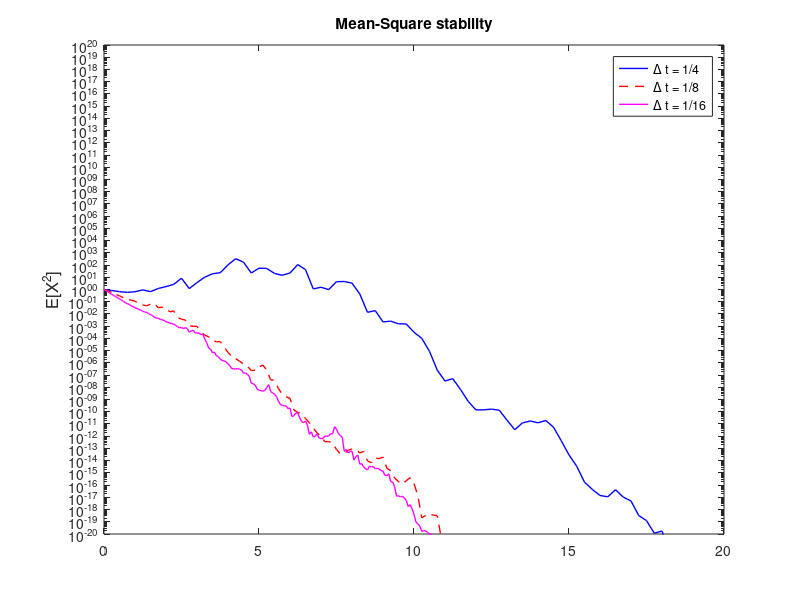

The MATLAB script that drew this image:
% STAB Mean-Square stability test for tamed E-M
%
% SDE is dX = -lambda*X-sigma*X^5 dt + mu*X dW, X(0) = Xzero,
%       where lambda and mu are constant and Xzero = 1.
%

randn('state', 101)
T = 20; M = 5000; Xzero = 1;
ltype = {'b-','r--', 'm-'};

lambda = 2; mu = sqrt(2); sigma = 1;

% dt = 2^(-3);
% Num = T/dt;
% dW = sqrt(2^(-3))*randn(1 ,Num);
% W = cumsum(dW);
% Xtrue = (Xzero*exp((lambda - 0.5*mu^2)*([dt:dt:T]) + mu*W)).^2;
% plot([0:dt:T], [Xzero, Xtrue], 'm*-'), hold on

for k = 1:3
    Dt = 2^(-1-k);
    N = T/Dt;
    Xms = zeros(1,N); Xtemp = Xzero*ones(M,1);
    for j = 1:N
        Winc = sqrt(Dt)*randn(M,1);
        tamed_term = 1 + abs(-lambda*Xtemp - sigma*Xtemp.^5)*Dt;
        Xtemp = Xtemp + (Dt*(-lambda*Xtemp - sigma*Xtemp.^5))./tamed_term + mu*Xtemp.*Winc;
        Xms(j) = mean(Xtemp.^2);
    end
    semilogy([0:Dt:T], [Xzero, Xms], ltype{k}, 'Linewidth',1), hold on
end
legend('\Delta t = 1/4', '\Delta t = 1/8', '\Delta t = 1/16')
title('Mean-Square stability')
ylabel('E[X^2]', 'FontSize', 12), axis([0, T, 1e-20, 1e+20]), hold off